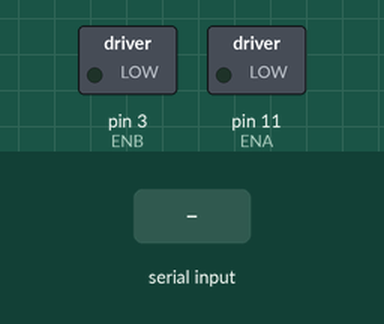
Simulated run of this program. Board: Arduino Uno, built with avr-gcc and run on an emulated ATmega328P. Shown: switched loads named in the program (green lamp = pin HIGH). The inputs (shaded band) are chosen by the test bench.

Above: at 1.2 s.
1.3 s: "F" received over Serial
At 2.1 s:
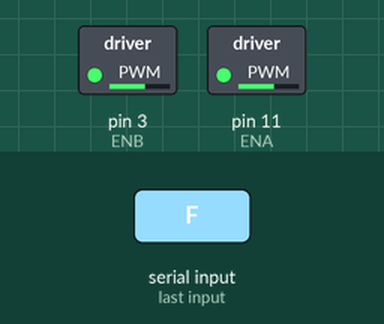
2.8 s: "S" received over Serial
At 3.2 s:
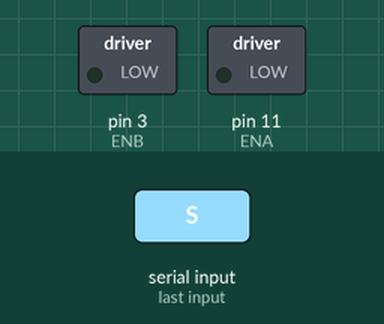
4.3 s: "B" received over Serial
At 5.6 s:
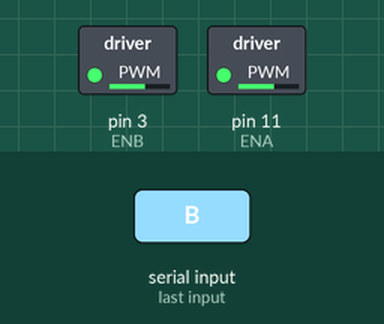
Timing chart, 0 to 7.3 s (numbered marks = the images above; inputs shaded):
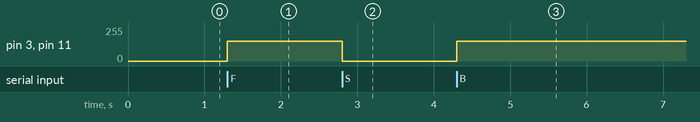

The program:

main.cpp
```cpp
#include <Arduino.h>
#include "car.h"

char bt = 'S';

void setup() {
  Serial.begin(9600);
}

void loop() {
  bt = Serial.read();

  if(bt == 'F'){
    forward(0, 150);
  }
  else if(bt == 'B'){
    backward(0, 150);
  }
  else if(bt == 'L'){
    turn(0, -150, 150);
  }
  else if(bt == 'R'){
    turn(0, 150, -150);
  }
  else if(bt == 'S'){
    stop(0, 0);
  }
}
```

car.cpp
```cpp
/*
 *      L298N Motor Driver Library
 *
 *      Made for Line Following Vehicle
 *
 *      November 2023
 */

#include <Arduino.h>
#include <car.h>

/*
 *   Hex to Binary Cheat Sheet
 *  ==========================================
 *   A = 1010 -> both motors forward
 *   9 = 1001 -> right forward, left backward
 *   6 = 0110 -> left forward, right backward
 *   5 = 0101 -> both motors backward
 */

/* accepts input as a user defined literal hex operator and converts to 4 bit binary, each bit for each of the 4 motor driver pins  */
void send_to_driver(unsigned char bit, int PWML, int PWMR){
    digitalWrite(IN1, ((bit >> 3) & 0x1)); //right forward
    digitalWrite(IN2, ((bit >> 2) & 0x1)); //right backward
    digitalWrite(IN3, ((bit >> 1) & 0x1)); //left forward
    digitalWrite(IN4, ((bit >> 0) & 0x1)); //left backward

    analogWrite(ENA, PWMR); //right pwm
    analogWrite(ENB, PWML); //left pwm
}

/* forward for time t in milliseconds */
void forward(int t, int PWM){
    send_to_driver(0xA, PWM, PWM);
    delay(t);
}

/* backward for time t in milliseconds */
void backward(int t, int PWM){
    send_to_driver(0x5, PWM, PWM);
    delay(t);
}

/* stop for time t in milliseconds */
void stop(int t, int PWM){
    send_to_driver(0x0, PWM, PWM);
    delay(t);
}

/* turns the vehicle for time t in milliseconds */
void turn(int t, int PWML, int PWMR){
    if(PWML < 0){   //left motor backward, right motor forward
        send_to_driver(0x9, -PWML, PWMR);
        delay(t);
    }
    else if(PWMR < 0){  //right motor backward, left motor forward
        send_to_driver(0x6, PWML, -PWMR);
        delay(t);
    }
    else if((PWML < 0) && (PWMR < 0)){  //both motor backward
        send_to_driver(0x5, -PWML, -PWMR);
        delay(t);
    }
    else{   //both motor forward
        send_to_driver(0xA, PWML, PWMR);
        delay(t);
    }
}

/*
 *  line following algorithm for 2 IR sensors
 *
 *  IRL = left IR sensor
 *  IRR = right IR sensor
 *  LT = left IR threshold
 *  RT = right IR threshold
 *  t = time between each subsequent reading
 *  v = line following speed (PWM)
 */
void followLine(int IRL, int IRR, int LT, int RT, int t, int v){
    if((IRL < LT) && (IRR > RT)){
        turn(t, -255, 255);
    }
    else if((IRL > LT) && (IRR < RT)){
        turn(t, 255, -255);
    }
    else if((IRL < LT) && (IRR < RT)){
        stop(t, 0);
    }
    else{
        forward(t, v);
    }
}
```

car.h
```cpp
#include <Arduino.h>
#include <Wire.h>

#define IN1 A1
#define IN2 A2
#define IN3 2
#define IN4 A3
#define ENA 11
#define ENB 3

// #define RIR A1  //right IR sensor input
// #define LIR A2  //left IR sensor input
//#define ROT A3  //rotary encoder input


void send_to_driver(unsigned char bit, int PWML, int PWMR);
void forward(int t, int PWM);
void backward(int t, int PWM);
void stop(int t, int PWM);
void turn(int t, int PWML, int PWMR);
void followLine(int IRL, int IRR, int LT, int RT, int t, int v);
```

Measured:
- after the input at 1.3 s, pin 3 (ENB), pin 11 (ENA): 0/255 → 150/255 at once
- after the input at 2.8 s, pin 3 (ENB), pin 11 (ENA): 150/255 → 0/255 at once
- after the input at 4.3 s, pin 3 (ENB), pin 11 (ENA): 0/255 → 150/255 at once
